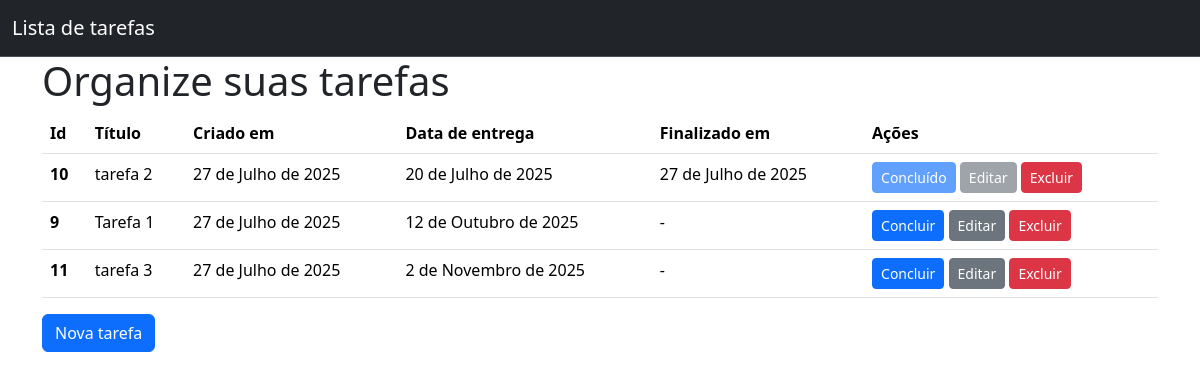
Before: / with the older database file.
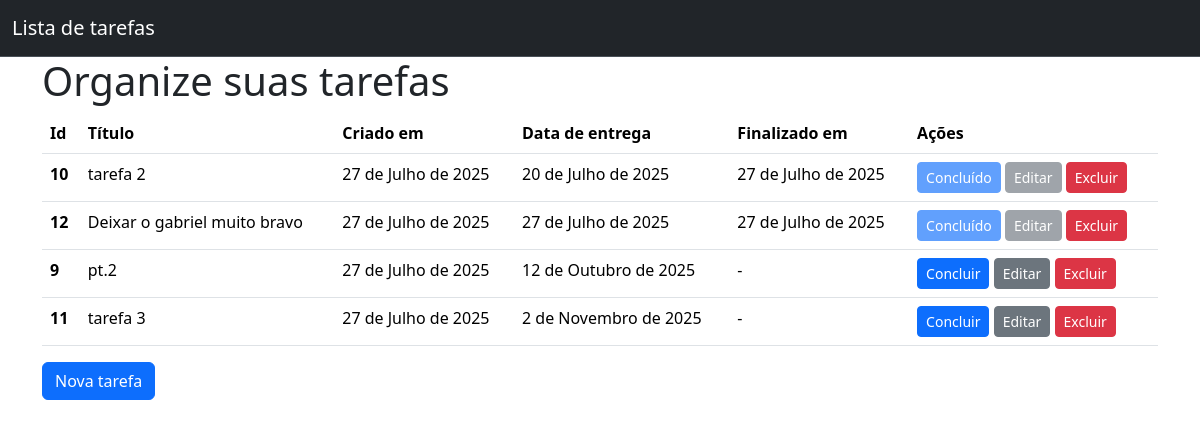
After: the same page with the newer database file.
### todos/models.py (models this page shows, shortened)
class Todo(models.Model):
    title = models.CharField(verbose_name= "Título", max_length=100, null=False, blank=False)
    created_at = models.DateField(auto_now_add=True, null=False, blank=False)
    deadline = models.DateField(verbose_name= "Data de entrega" ,null=False, blank=False)
    finished_at = models.DateField(null=True)
    class Meta():
        ordering=['deadline']

### todos/views.py (the view)
# urls.py: path("",TodoListView.as_view(), name="todo_list"),
class TodoListView(ListView):
  model=Todo

### todos/templates/todos/todo_list.html
{% extends 'base.html' %} {% block page_content%}
<h1>Organize suas tarefas</h1>
{%if todo_list%}
<table class="table">
  <thead>
    <tr>
      <th scope="col">Id</th>
      <th scope="col">Título</th>
      <th scope="col">Criado em</th>
      <th scope="col">Data de entrega</th>
      <th scope="col">Finalizado em</th>
      <th scope="col">Ações</th>
    </tr>
  </thead>
  <tbody>
    {% for todo in todo_list %}
    <tr>
      <th scope="row">{{todo.id}}</th>
      <td>{{todo.title}}</td>
      <td>{{todo.created_at}}</td>
      <td>{{todo.deadline}}</td>
      <td>{{todo.finished_at| default:"-"}}</td>
      <td>
        <a
          href="{% url 'todo_complete' pk=todo.pk %}"
          class="btn btn-primary btn-sm {% if todo.finished_at %}disabled{% endif %}"
        >
          {% if todo.finished_at %}Concluído{% else %}Concluir{% endif %}
        </a>
        <a
          href="{%url 'todo_update' pk=todo.pk %}"
          class="btn btn-secondary btn-sm {% if todo.finished_at %}disabled{% endif %}"
          >Editar</a
        >
        <a
          href="{%url 'todo_delete' pk=todo.pk %}"
          class="btn btn-danger btn-sm"
          >Excluir</a
        >
      </td>
    </tr>
    {% endfor %}
  </tbody>
</table>
{%else%}
<p>Não há tarefas cadastradas</p>
{%endif%}
<a href="{%url 'todo_create'%}" class="btn btn-primary">Nova tarefa</a>
{% endblock page_content %}

### todos/templates/base.html (shortened to what this page needs)
<!DOCTYPE html>
<html lang="pt-br">
  <head>
    <link
      href="https://cdn.jsdelivr.net/npm/bootstrap@5.3.7/dist/css/bootstrap.min.css"
      rel="stylesheet"
    />
  </head>
  <body>
    <nav class="navbar bg-dark border-bottom border-body" data-bs-theme="dark">
      <div class="container-fluid">
        <a class="navbar-brand" href="{% url 'todo_list' %}"
          >Lista de tarefas</a
        >
      </div>
    </nav>
    <main class="container">
      {%block page_content%} {% endblock page_content%}
    </main>
  </body>
</html>

Changed rows visible on the page:
added Todo: id "12", title "Deixar o gabriel muito bravo", created_at "27 de Julho de 2025", deadline "27 de Julho de 2025", finished_at "27 de Julho de 2025", shows "Concluído"
changed Todo "12 de Outubro de 2025": title "Tarefa 1" → "pt.2"
